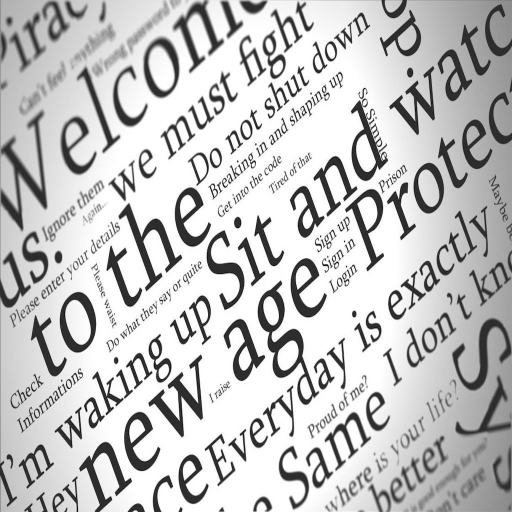
#> input picture notebooks/Text1024.jpg, 1024 x 1024 px (shown at 1/2 size)
$ jupyter execute 'Wiener Filter.ipynb'
#> lines starting #> are read from the running program, lines starting #| are printed output that depends on the picture
[cell 1]
import os
import numpy as np
from numpy.fft import fft2, ifft2, fftshift
import matplotlib.pyplot as plt
import cv2

[cell 2]
# ließt Bild ein & konvertiert es zu Grauwertbild
def read_img(fn):
#> called with fn = 'Text1024.jpg'
    img = cv2.imread(fn, cv2.IMREAD_GRAYSCALE)
#> img is the input picture: shape (1024, 1024); min 0, max 255, mean 195.1
    #img = img/255
    return img

def motion_blur (img_shape, v):
#> called with img_shape = (1024, 1024)
    T = 1
    H = np.zeros(img_shape, dtype=np.complex128)
    for u1 in range(img_shape[0]):
        for u2 in range(img_shape[1]):
            arg = u1*v[0] + u2*v[1]
            H[u1, u2] = T * np.sinc(arg) * np.exp(-1j*np.pi*arg)
    return H

def Inversefilter (G, H):
    F = G / H
    return ifft2(F)

# Wienerfilter: mit Leistungsdichtespektren
def Wienerfilter1 (F, H, N):
    return (abs(H)**2) / (H * (abs(H)**2 + ((abs(N)**2)/(abs(F)**2))))
    #return (np.conj(H)) / ((np.abs(H)**2) + K)

# Wienerfilter: ohne Leistungsdichtespektren, Schätzung von K
def Wienerfilter2 (F, K):
    return (abs(H)**2) / (H * (abs(H)**2 + K))

# plottet alle Bilder
def plot(img_list):
    img_list = np.abs(img_list)
    labels = ['F (Original)', 'G1 (Motion Blur)', 'G2 (Motion Blur + Rauschen)', 'I1 (Inverse ohne Rauschen)', 'I2 (Inverse mit Rauschen)',
              'Wiener Filter (K ideal)', 'Wiener Filter (K geschätzt)']

    fig = plt.figure(figsize=(12, 12))
    for i in range(len(img_list)):
        fig.add_subplot(3, 3, i+1)
        plt.imshow(img_list[i], cmap = 'gray')
        plt.axis('off')
        plt.title(labels[i])
    plt.show()

## ##

## Bild einlesen ##

[cell 3]
# Bild einlesen
img = read_img('Text1024.jpg')
#img = read_img('lena1960.jpg')
#img = cv2.resize(img, (1024, 1024))

# FFT des Bildes
F = fft2(img)
#F = fftshift(F)

## H(u, v)  ##

[cell 4]
# Bewegungsunschärfe-Funktion (v[0]: vertikal, v[1]: horizontal)
H = motion_blur(img.shape ,v=[0.0, 0.05])

# Gaussches Rauschen mit mu und sigma
noise = np.random.normal(0, 0.1, size=(img.shape[0],img.shape[1]))
#noise = np.clip(noise, 0, 255)
N = fft2(noise)
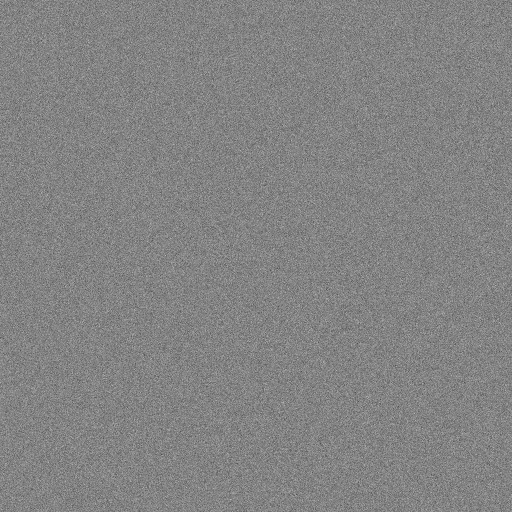
#> noise: shape (1024, 1024) float64 (shown at 1/2 size); min -0.5, max 0.472, mean 0.000118; drawn with min black and max white

# Bild mit Bewegungsunschärfe
G1 = F * H
G2 = F * H + N

img_blurred = ifft2(G1)
img_blurred_noise = ifft2(G2)

## Inversefilter ##

[cell 5]
# inversefilter ohne rauschen
img_inverse1 = Inversefilter(G1, H)

# inversefilter mit rauschen
img_inverse2 = Inversefilter(G2, H)

## Wiener-Filter ##

[cell 6]
W1 = Wienerfilter1(F, H, N)

K = 0.00001
W2 = Wienerfilter2(F, K)

img_wf1 = ifft2(G2 * W1)
img_wf2 = ifft2(G2 * W2)

[cell 7]
plot([img, img_blurred, img_blurred_noise, img_inverse1, img_inverse2, img_wf1, img_wf2])
#> the loop in plot, `for i in range(len(img_list)):` made 7 passes
#> in plot, `plt.show()`:
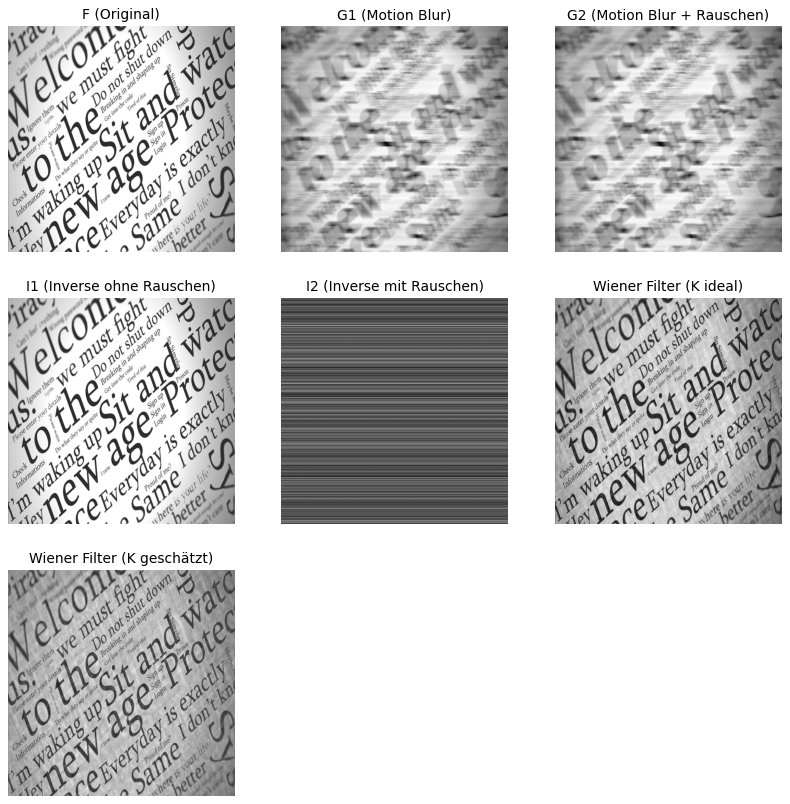
#> figure drawn by matplotlib, 7 panels
